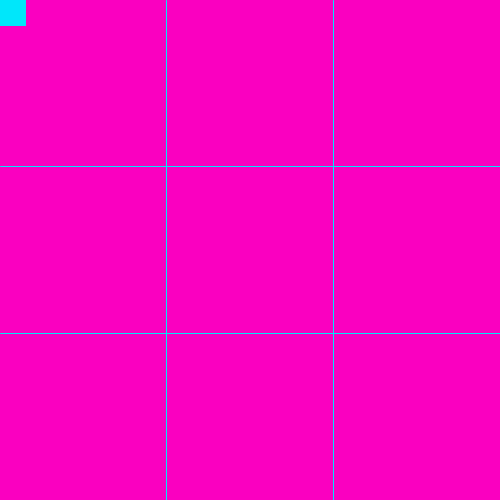
Frame 1 (no input)
Frame 60 (the mouse pressed at the canvas centre just before this capture): identical to frame 1, image omitted
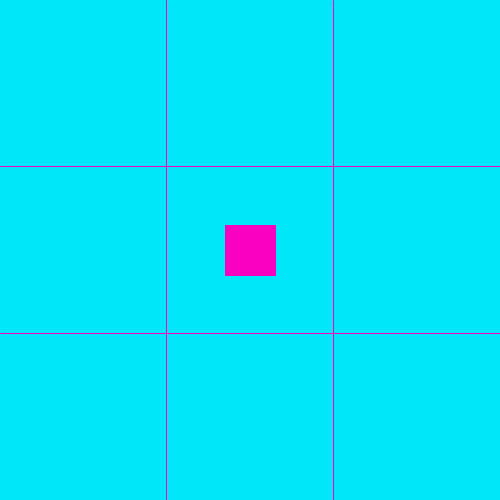
Frame 120 (the mouse held since frame 60 and released just before this capture)

The Processing sketch that drew these frames (run headless with seeded random() and noise(); from frame 60 on, the mouse is pressed at the canvas centre):

// Processing sketch: ifstatement
// ── ifstatement.pde
int fondo = 255;

int formas = 0;

int c1 = #FA00C0;
int c2 = #00E7FA;

void setup() {

  fondo = c1;
  formas = c2;

  size(500, 500);
}

void draw() {
  background(fondo);

  stroke(formas);

  // lineas verticales
  line(width*1/3, 0, width*1/3, height);
  line(width*2/3, 0, width*2/3, height);

  // lineas horizontales

  line(0, height/3, width, height/3);
  line(0, height*2/3, width, height*2/3);

  rectMode(CENTER);
  fill(formas);
  square(mouseX, mouseY, 50);

  if (mouseX > width/3 && mouseX < width*2/3 && mouseY > height/3 && mouseY < height*2/3) {
    fondo = c2;
    formas = c1;
  } else {
    fondo = c1;
    formas = c2;
  }
}
